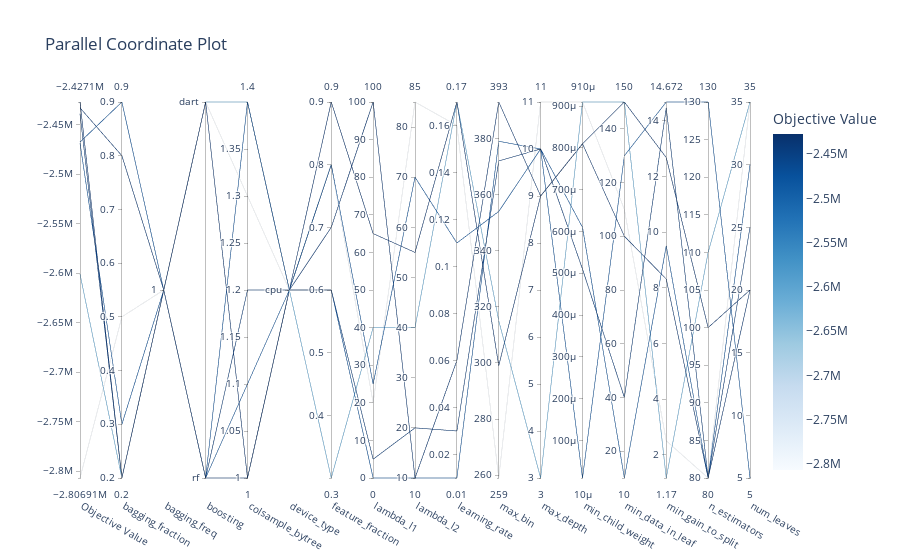

Here is the notebook cell this chart was saved with:
### Code cell
optuna.visualization.plot_parallel_coordinate(tuning.study)

### Figure 1 — Plotly figure (JSON) as saved in the notebook; plotly's stock layout.template omitted (floating-point values rounded to 4 significant figures)
{"data": [{"dimensions": [{"label": "Objective Value", "range": [-2807000.0, -2427000.0], "values": [-2433000.0, -2467607, -2439000.0, -2427000.0, -2601000.0, -2807000.0, -2469000.0]}, {"label": "bagging_fraction", "range": [0.2, 0.9], "values": [0.8, 0.9, 0.2, 0.2, 0.2, 0.5, 0.3]}, {"label": "bagging_freq", "range": [0, 0], "ticktext": [1], "tickvals": [0], "values": [0, 0, 0, 0, 0, 0, 0]}, {"label": "boosting", "range": [0, 1], "ticktext": ["rf", "dart"], "tickvals": [0, 1], "values": [0, 0, 0, 1, 1, 1, 0]}, {"label": "colsample_bytree", "range": [1, 1.4], "values": [1, 1.1, 1.2, 1, 1.4, 1.3, 1.4]}, {"label": "device_type", "range": [0, 0], "ticktext": ["cpu"], "tickvals": [0], "values": [0, 0, 0, 0, 0, 0, 0]}, {"label": "feature_fraction", "range": [0.3, 0.9], "values": [0.7, 0.8, 0.6, 0.9, 0.3, 0.8, 0.6]}, {"label": "lambda_l1", "range": [0, 100], "values": [100, 25, 5, 65, 40, 20, 0]}, {"label": "lambda_l2", "range": [10, 85], "values": [10, 70, 20, 55, 40, 85, 10]}, {"label": "learning_rate", "range": [0.01, 0.17], "values": [0.06, 0.11, 0.03, 0.17, 0.17, 0.16, 0.01]}, {"label": "max_bin", "range": [259, 393], "values": [393, 354, 372, 299, 315, 259, 379]}, {"label": "max_depth", "range": [3, 11], "values": [9, 10, 10, 9, 3, 11, 10]}, {"label": "min_child_weight", "range": [1e-05, 0.00091], "values": [0.00081, 1e-05, 0.00051, 0.00081, 0.00091, 0.00091, 0.00061]}, {"label": "min_data_in_leaf", "range": [10, 150], "values": [100, 130, 40, 150, 150, 110, 10]}, {"label": "min_gain_to_split", "range": [1.17, 14.67], "values": [8.315, 14.67, 14.46, 12.68, 1.17, 2.506, 9.506]}, {"label": "n_estimators", "range": [80, 130], "values": [80, 130, 80, 100, 110, 80, 80]}, {"label": "num_leaves", "range": [5, 35], "values": [20, 5, 25, 20, 35, 35, 30]}], "labelangle": 30, "labelside": "bottom", "line": {"color": [-2433000.0, -2467607, -2439000.0, -2427000.0, -2601000.0, -2807000.0, -2469000.0], "colorbar": {"title": {"text": "Objective Value"}}, "colorscale": [[0, "rgb(247,251,255)"], [0.125, "rgb(222,235,247)"], [0.25, "rgb(198,219,239)"], [0.375, "rgb(158,202,225)"], [0.5, "rgb(107,174,214)"], [0.625, "rgb(66,146,198)"], [0.75, "rgb(33,113,181)"], [0.875, "rgb(8,81,156)"], [1, "rgb(8,48,107)"]], "reversescale": false, "showscale": true}, "type": "parcoords"}], "layout": {"title": {"text": "Parallel Coordinate Plot"}}}
